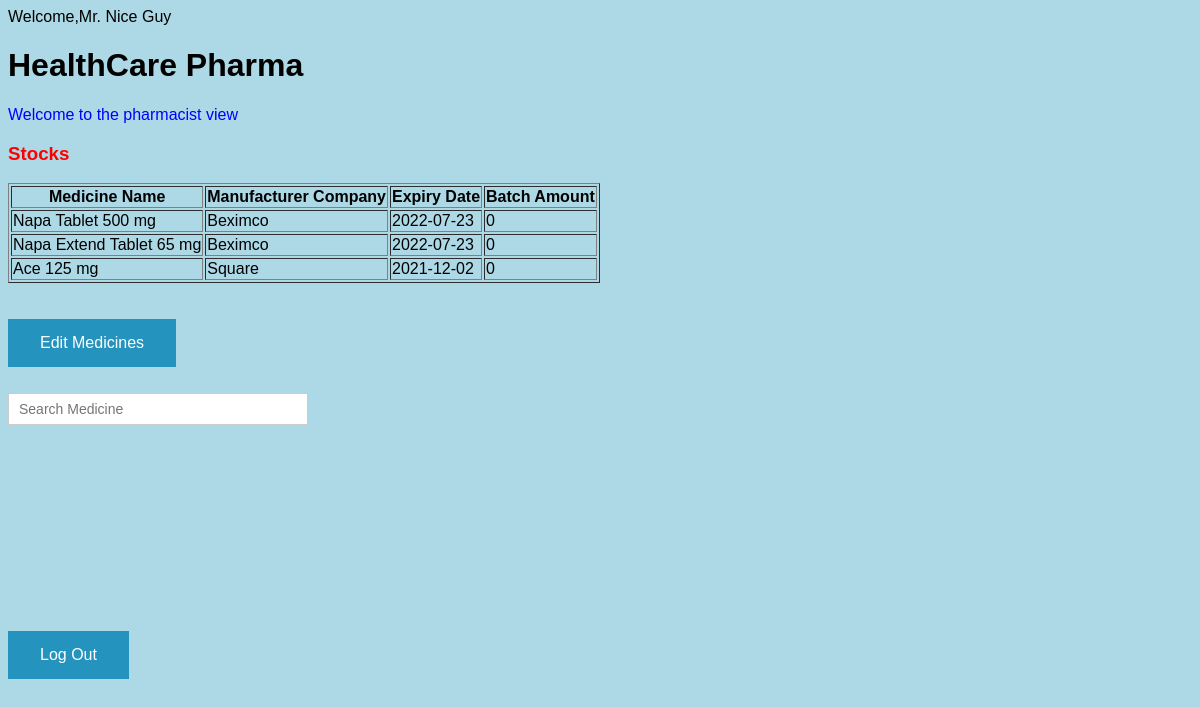
The page /view/pharmacy.php (signed in) on the database its author committed.
### tables this page shows
CREATE TABLE `pharmacistdata` (
  `id` int(255) NOT NULL,
  `pharname` varchar(255) NOT NULL,
  `email` varchar(255) NOT NULL,
  `password` varchar(255) NOT NULL
);

CREATE TABLE `medicines` (
  `medname` varchar(255) NOT NULL,
  `company` varchar(255) NOT NULL,
  `expdate` varchar(255) NOT NULL,
  `batch` int(20) NOT NULL
);

### model/db.php (called while the page is built, shortened)
<?php
class db{
 function ShowAll($conn,$table)
 {
$result = $conn->query("SELECT * FROM  $table");
 return $result;
 }
}
?>

### view/pharmacy.php (the view, shortened to what this page needs)
<?php
include('../model/db.php');
if(!isset($_SESSION['email'])){
echo 'Welcome Guest.';
} else {
$sex = $_SESSION['email'];
$sql = "SELECT * FROM pharmacistdata WHERE email = '$sex'";
    $connection = new db();
        $conobj = $connection->OpenCon();
    $result = mysqli_query($conobj, $sql);
    while($row = mysqli_fetch_array($result)) {
        echo "". "Welcome," . $row["pharname"].  "<br>";
    }
}
?>
<!DOCTYPE html>
<html>
<head>
  <link rel="stylesheet" href="../css/style.css">
</head>
<body>
<h1>HealthCare Pharma</h1>
<p style="color:blue;">Welcome to the pharmacist view </p>
<h3 style="color:red;">Stocks</h3>
<div>
    <?php
    $connection = new db();
    $conobj=$connection->OpenCon();
    $userQuery=$connection->ShowAll($conobj,"medicines");
    if ($userQuery->num_rows > 0) {
        echo "<table border='1'>
        <tr>
        <th>Medicine Name</th>
        <th>Manufacturer Company</th>
        <th>Expiry Date</th>
        <th>Batch Amount</th>
        </tr>";
        while($row = $userQuery->fetch_assoc()) {
            echo "<tr>";
            echo "<td>" . $row['medname'] . "</td>";
            echo "<td>" . $row['company'] . "</td>";
            echo "<td>" . $row['expdate'] . "</td>";
            echo "<td>" . $row['batch'] . "</td>";
            echo "</tr>";
        }
        echo "</table>";
    } else {
        echo "0 results";
    }
    ?>
</div>
<br> </br>
<a href="stock.php" class="button">Edit Medicines</a>
<br> </br>
    <div class="search-box">
        <input type="text" autocomplete="off" placeholder="Search Medicine" />
    </div>
<br> </br>
<br> </br>
<br> </br>
<br> </br>
<br> </br>
<br> </br>
<a href="../controller/logout.php" class="button">Log Out</a>
  </body>
</html>

### css/style.css (style rules this page uses)
body { font-family: Arail, sans-serif; }
.search-box { width: 300px; position: relative; display: inline-block; font-size: 14px; }
.search-box input[type="text"] { height: 32px; padding: 5px 10px; border: 1px solid #CCCCCC; font-size: 14px; }
.search-box input[type="text"], .result { width: 100%; box-sizing: border-box; }
.button { background-color: #2493be; border: none; color: white; padding: 15px 32px; text-align: center; text-decoration: none; display: inline-block; font-size: 16px; }
body { background-color: lightblue; }
body { font-family: Arial, Helvetica, sans-serif; }
input[type=email], input[type=password], input[type=text], input[type=date], input[type=number] { width: 100%; padding: 12px 20px; margin: 8px 0; display: inline-block; border: 1px solid rgb(224, 156, 156); box-sizing: border-box; }

### rows shown on the page
pharmacistdata: pharname "Mr. Nice Guy"
medicines: medname "Napa Tablet 500 mg", company "Beximco", expdate "2022-07-23", batch "0"
medicines: medname "Napa Extend Tablet 65 mg", company "Beximco", expdate "2022-07-23", batch "0"
medicines: medname "Ace 125 mg", company "Square", expdate "2021-12-02", batch "0"
